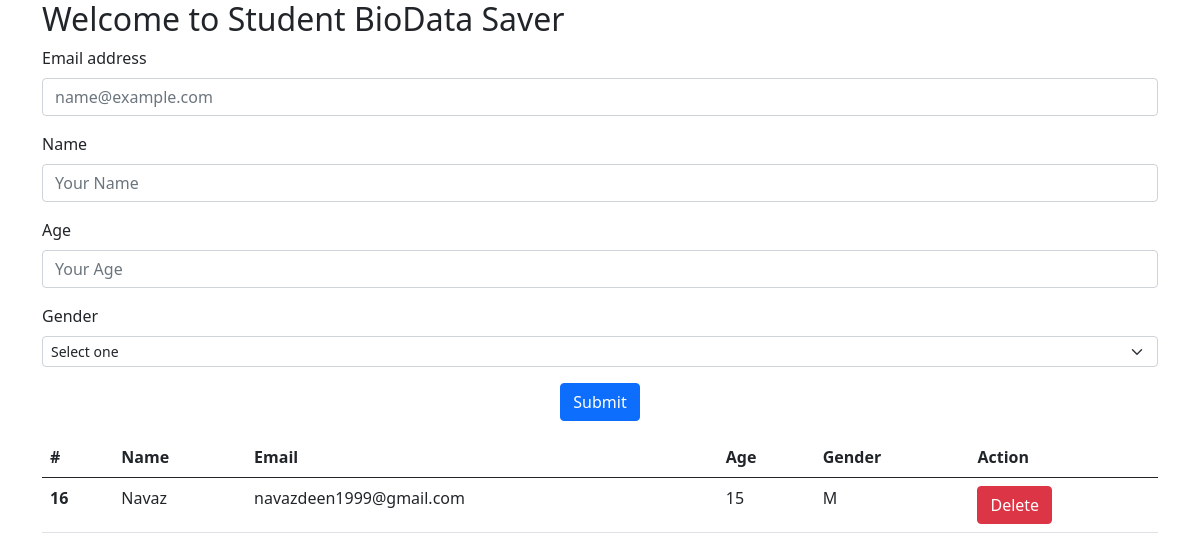
Before: / with the older database file.
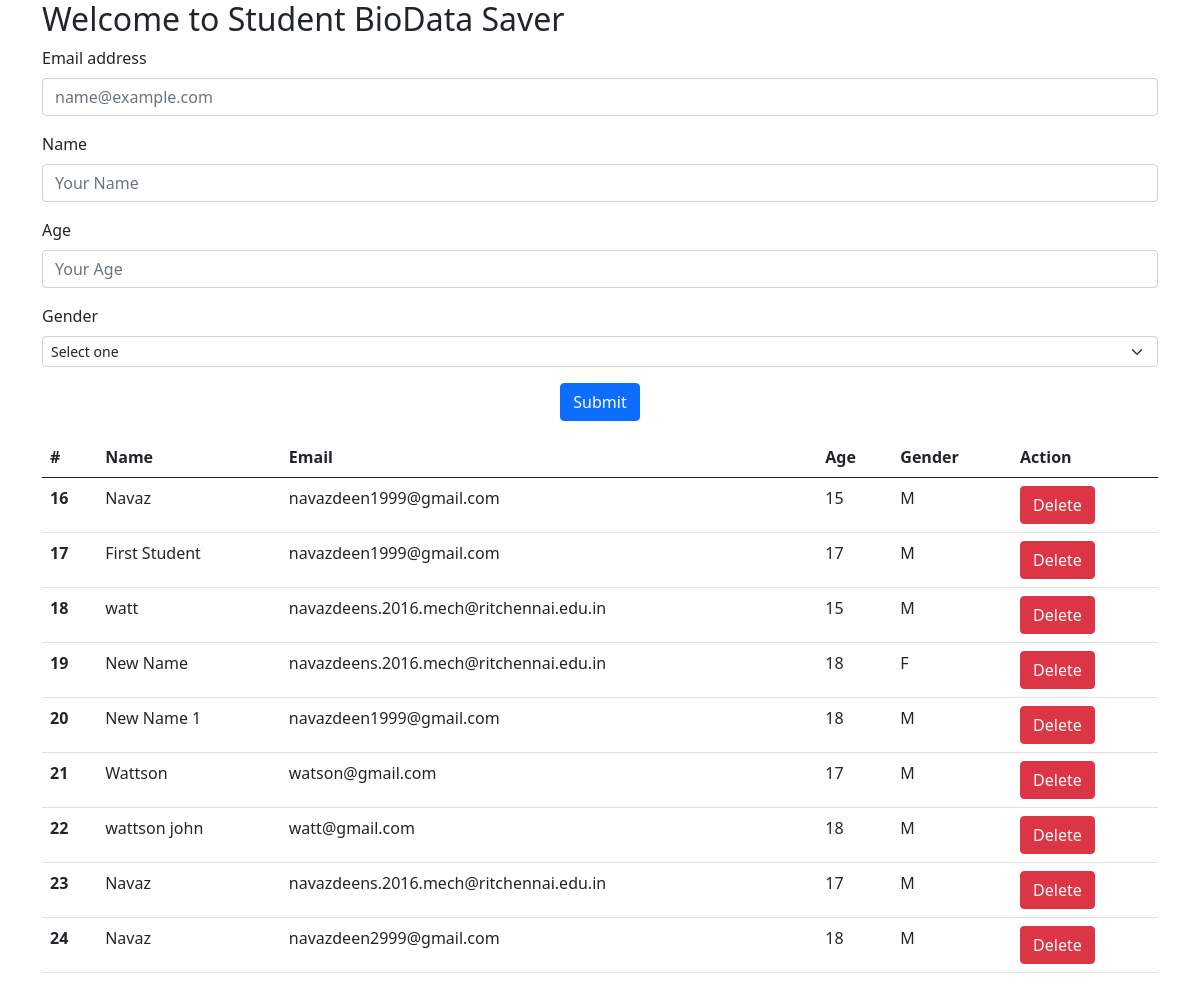
After: the same page with the newer database file.
### Home/models.py (models this page shows, shortened)
class StudentBio(models.Model):
    Email = models.EmailField()
    Name = models.CharField(max_length=255)
    Age = models.IntegerField()
    Gender = models.CharField(max_length=1)

### Home/views.py (the view, shortened to what this page needs)
# urls.py: path("", index, name='index'),
def index(request):
    context = {
        'Students': StudentBio.objects.all()
    }
    return render(request, 'Home/index.html', context)

### templates/Home/index.html (shortened to what this page needs)
<!DOCTYPE html>
{% load static %}
<html lang="en">
  <head>
    <link rel="stylesheet" href="{% static 'css/bootstrap.min.css' %}" />
  </head>
  <body>
    <form action="" method="post">
      <div class="container">
        <h2>Welcome to Student BioData Saver</h2>
        <div class="mb-3">
          <label for="email" class="form-label">Email address</label>
          <input
            type="email"
            class="form-control"
            id="email"
            placeholder="name@example.com"
            name="Email"
          />
        </div>
        <div class="mb-3">
          <label for="Name" class="form-label">Name</label>
          <input
            type="text"
            class="form-control"
            id="Name"
            placeholder="Your Name"
            name="Name"
          />
        </div>
        <div class="mb-3">
          <label for="Age" class="form-label">Age</label>
          <input
            type="text"
            class="form-control"
            id="Age"
            placeholder="Your Age"
            name="Age"
          />
        </div>
        <div class="mb-3">
          <label for="Gender" class="form-label">Gender</label>
          <select
            class="form-select form-select-sm"
            aria-label=".form-select-sm example"
            id="Gender"
            name="Gender"
          >
            <option value="None" selected>Select one</option>
          </select>
        </div>
        <div class="col-auto text-center">
          <button type="submit" class="btn btn-primary mb-3">Submit</button>
        </div>
      </div>
    </form>
    <div class="container">
      <table class="table">
        <thead>
          <tr>
            <th scope="col">#</th>
            <th scope="col">Name</th>
            <th scope="col">Email</th>
            <th scope="col">Age</th>
            <th scope="col">Gender</th>
            <th scope="col">Action</th>
          </tr>
        </thead>
        <tbody>
          {% for student in Students %}
          <tr>
            <th scope="row">{{student.id}}</th>
            <td>{{student.Name}}</td>
            <td>{{student.Email}}</td>
            <td>{{student.Age}}</td>
            <td>{{student.Gender}}</td>
            <td>
              <a type="button" href={% url 'delete' student.id %} class="btn btn-danger">Delete</a>
            </td>
          </tr>
          {% endfor %}
        </tbody>
      </table>
    </div>
  </body>
</html>

Changed rows visible on the page:
added StudentBio: id "17", Name "First Student", Email "navazdeen1999@gmail.com", Age "17", Gender "M"
added StudentBio: id "18", Name "watt", Email "navazdeens.2016.mech@ritchennai.edu.in", Age "15", Gender "M"
added StudentBio: id "19", Name "New Name", Email "navazdeens.2016.mech@ritchennai.edu.in", Age "18", Gender "F"
added StudentBio: id "20", Name "New Name 1", Email "navazdeen1999@gmail.com", Age "18", Gender "M"
added StudentBio: id "21", Name "Wattson", Email "watson@gmail.com", Age "17", Gender "M"
added StudentBio: id "22", Name "wattson john", Email "watt@gmail.com", Age "18", Gender "M"
added StudentBio: id "23", Name "Navaz", Email "navazdeens.2016.mech@ritchennai.edu.in", Age "17", Gender "M"
added StudentBio: id "24", Name "Navaz", Email "navazdeen2999@gmail.com", Age "18", Gender "M"
